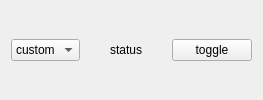
<?xml version="1.0" encoding="UTF-8"?>
<ui version="4.0">
 <class>Shutter</class>
 <widget class="QWidget" name="Shutter">
  <property name="windowTitle">
   <string>Form</string>
  </property>
  <layout class="QGridLayout" name="gridLayout">
   <item row="0" column="1">
    <widget class="QPushButton" name="status">
     <property name="sizePolicy">
      <sizepolicy hsizetype="Fixed" vsizetype="Fixed">
       <horstretch>0</horstretch>
       <verstretch>0</verstretch>
      </sizepolicy>
     </property>
     <property name="focusPolicy">
      <enum>Qt::ClickFocus</enum>
     </property>
     <property name="toolTip">
      <string>Current status of the shutter</string>
     </property>
     <property name="text">
      <string>status</string>
     </property>
     <property name="flat">
      <bool>true</bool>
     </property>
    </widget>
   </item>
   <item row="0" column="0">
    <widget class="QComboBox" name="selection">
     <property name="insertPolicy">
      <enum>QComboBox::InsertAtTop</enum>
     </property>
     <item>
      <property name="text">
       <string>custom</string>
      </property>
     </item>
    </widget>
   </item>
   <item row="0" column="2">
    <widget class="QPushButton" name="toggle">
     <property name="toolTip">
      <string>Toggles the shutter</string>
     </property>
     <property name="text">
      <string>toggle</string>
     </property>
    </widget>
   </item>
  </layout>
 </widget>
 <tabstops>
  <tabstop>selection</tabstop>
  <tabstop>toggle</tabstop>
  <tabstop>status</tabstop>
 </tabstops>
 <resources/>
 <connections/>
</ui>
